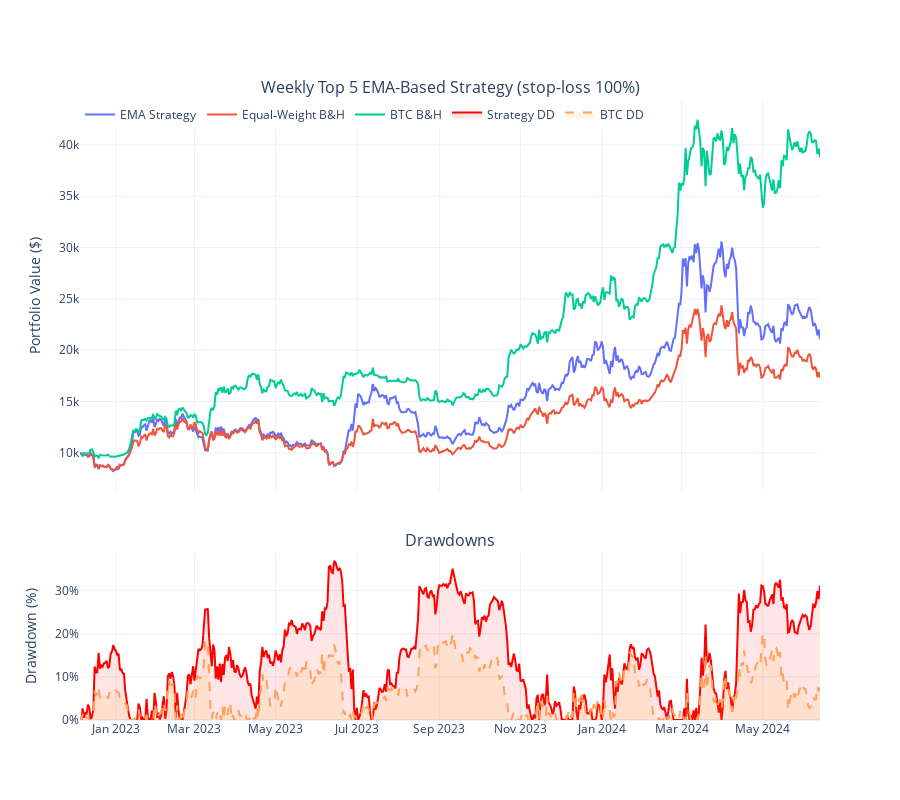

Notebook cell for this chart:
### Code cell
_, m = top_performers_strategy(
            crypto_data,
            lookback_period=7,
            ema_span=1,
            num_top_coins=5,
            initial_capital=10_000,
            stop_loss_pct=1,
            check_interval_hours=1,
            start_date=custom_start_date,
            end_date=custom_end_date,
            teste=True,
        )

### Figure 1 — Plotly figure (JSON) as saved in the notebook; plotly's stock layout.template omitted (floating-point values rounded to 4 significant figures; data arrays with more than 128 entries replaced by an {"elided": "..."} marker saying what was removed)
{"data": [{"line": {"width": 2}, "mode": "lines", "name": "EMA Strategy", "type": "scatter", "x": {"elided": "558 str values"}, "xaxis": "x", "y": {"elided": "557 float values"}, "yaxis": "y"}, {"line": {"width": 2}, "mode": "lines", "name": "Equal‑Weight B&H", "type": "scatter", "x": {"elided": "558 str values"}, "xaxis": "x", "y": {"elided": "557 float values"}, "yaxis": "y"}, {"line": {"width": 2}, "mode": "lines", "name": "BTC B&H", "type": "scatter", "x": {"elided": "558 str values"}, "xaxis": "x", "y": {"elided": "557 float values"}, "yaxis": "y"}, {"fill": "tozeroy", "fillcolor": "rgba(255,0,0,0.1)", "line": {"color": "red", "width": 2}, "mode": "lines", "name": "Strategy DD", "type": "scatter", "x": {"elided": "558 str values"}, "xaxis": "x2", "y": {"elided": "557 float values"}, "yaxis": "y2"}, {"fill": "tozeroy", "fillcolor": "rgba(255,165,0,0.1)", "line": {"dash": "dash", "width": 2}, "mode": "lines", "name": "BTC DD", "type": "scatter", "x": {"elided": "558 str values"}, "xaxis": "x2", "y": {"elided": "557 float values"}, "yaxis": "y2"}], "layout": {"annotations": [{"font": {"size": 16}, "showarrow": false, "text": "Weekly Top 5 EMA-Based Strategy (stop-loss 100%)", "x": 0.5, "xanchor": "center", "xref": "paper", "y": 1, "yanchor": "bottom", "yref": "paper"}, {"font": {"size": 16}, "showarrow": false, "text": "Drawdowns", "x": 0.5, "xanchor": "center", "xref": "paper", "y": 0.27, "yanchor": "bottom", "yref": "paper"}], "height": 800, "legend": {"orientation": "h", "x": 0, "y": 1}, "xaxis": {"anchor": "y", "domain": [0, 1], "matches": "x2", "showticklabels": false}, "xaxis2": {"anchor": "y2", "domain": [0, 1]}, "yaxis": {"anchor": "x", "domain": [0.37, 1], "title": {"text": "Portfolio Value ($)"}}, "yaxis2": {"anchor": "x2", "domain": [0, 0.27], "ticksuffix": "%", "title": {"text": "Drawdown (%)"}}}}
